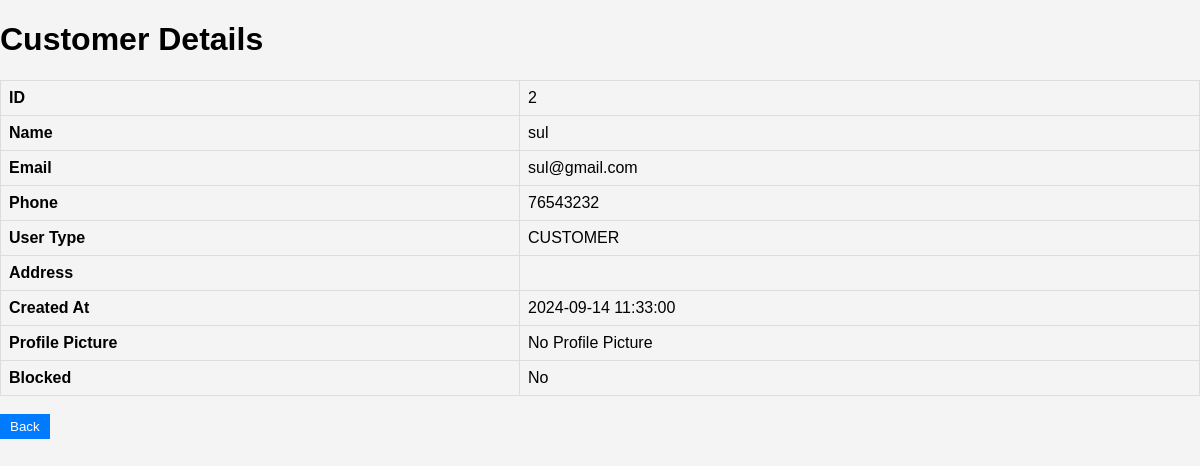
Page /admin/view_customer.php?id=2 on the committed database.
### tables this page shows
CREATE TABLE `users` (
  `USER_ID` int(11) NOT NULL,
  `USERNAME` varchar(50) NOT NULL,
  `PASSWORDD` varchar(255) NOT NULL,
  `EMAIL` varchar(100) NOT NULL,
  `PHONE` varchar(15) NOT NULL,
  `USER_TYPE` enum('ADMIN','CUSTOMER','STAFF') NOT NULL,
  `ADDRESSS` text DEFAULT NULL,
  `CREATED_AT` datetime NOT NULL DEFAULT current_timestamp(),
  `PROFILE_PICTURE` varchar(255) DEFAULT NULL,
  `blocked` tinyint(1) DEFAULT 0
);

### admin/view_customer.php (the view, shortened to what this page needs)
<?php
$conn = new mysqli('localhost', 'root', '', 'fashion');
$customer_id = $_GET['id'];
$sql = "SELECT * FROM users WHERE USER_ID = $customer_id";
$result = $conn->query($sql);
if ($result->num_rows > 0) {
    $customer = $result->fetch_assoc();
} else {
    echo "Customer not found.";
    exit;
}
?>
<!DOCTYPE html>
<html lang="en">
<head>
    <link rel="stylesheet" href="admin.css">
</head>
<body>
    <h1>Customer Details</h1>
    <table border="1" cellpadding="10" cellspacing="0">
        <tr>
            <th>ID</th>
            <td><?php echo $customer['USER_ID']; ?></td>
        </tr>
        <tr>
            <th>Name</th>
            <td><?php echo $customer['USERNAME']; ?></td>
        </tr>
        <tr>
            <th>Email</th>
            <td><?php echo $customer['EMAIL']; ?></td>
        </tr>
        <tr>
            <th>Phone</th>
            <td><?php echo $customer['PHONE']; ?></td>
        </tr>
        <tr>
            <th>User Type</th>
            <td><?php echo $customer['USER_TYPE']; ?></td>
        </tr>
        <tr>
            <th>Address</th>
            <td><?php echo nl2br(htmlspecialchars($customer['ADDRESSS'])); ?></td>
        </tr>
        <tr>
            <th>Created At</th>
            <td><?php echo $customer['CREATED_AT']; ?></td>
        </tr>
        <tr>
            <th>Profile Picture</th>
            <td>
                <?php if ($customer['PROFILE_PICTURE']): ?>
                    <img src="<?php echo htmlspecialchars($customer['PROFILE_PICTURE']); ?>" alt="Profile Picture" width="100">
                <?php else: ?>
                    No Profile Picture
                <?php endif; ?>
            </td>
        </tr>
        <tr>
            <th>Blocked</th>
            <td><?php echo $customer['blocked'] ? 'Yes' : 'No'; ?></td>
        </tr>
    </table>
    <br>
    <a href="customers.php"><button>Back</button></a>
</body>
</html>

### admin/admin.css (style rules this page uses)
body { font-family: Arial, sans-serif; background-color: #f4f4f4; margin: 0; padding: 0; }
table { width: 100%; border-collapse: collapse; }
th, td { border: 1px solid #ddd; padding: 8px; text-align: left; }
th { background-color: #f4f4f4; }
button { padding: 5px 10px; margin-right: 5px; border: none; background-color: #007bff; color: #fff; cursor: pointer; }

### rows in the picture
users: USER_ID "2", USERNAME "sul", EMAIL "sul@gmail.com", PHONE "76543232", USER_TYPE "CUSTOMER", CREATED_AT "2024-09-14 11:33:00"
